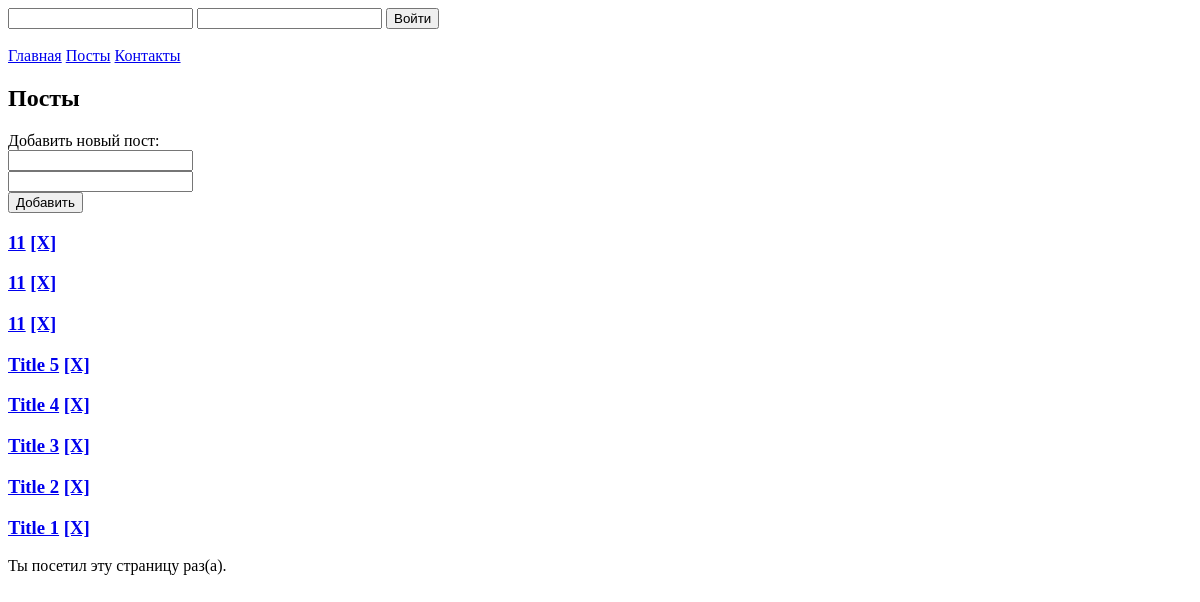
Before: / with the older database file.
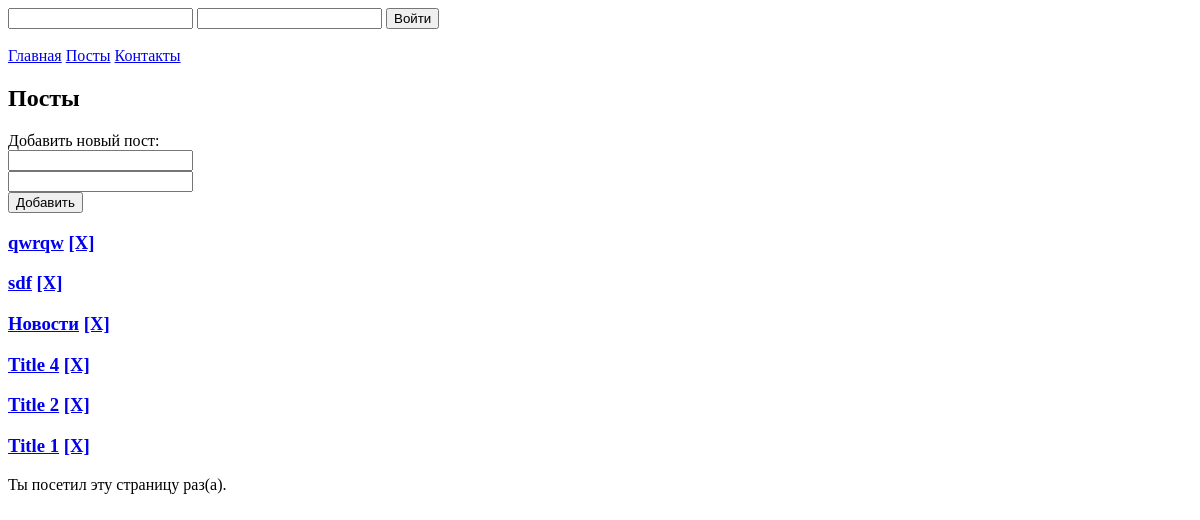
After: the same page with the newer database file.
### tables this page shows
CREATE TABLE `posts` (
	`id` INTEGER  PRIMARY KEY AUTOINCREMENT UNIQUE,
	`title` TEXT NOT NULL,
	`text` TEXT NOT NULL,
	`id_category` INTEGER,
FOREIGN KEY(`id_category`) REFERENCES `categories`(`id`) ON DELETE RESTRICT
);

### src/core/Render.php (called while the page is built, shortened)
<?php
class Render implements IRender
{
    public function renderTemplate($template, $params = []): string
    {
        extract($params);
        include '../src/views/' . $template . ".php";
        return ob_get_clean();
    }
}

### src/model/Post.php (called while the page is built, shortened)
<?php
class Post extends Model
{
    protected static function getTableName(): string
    {
        return 'posts';
    }
}

### src/model/DbModel.php (called while the page is built, shortened)
<?php
abstract class DbModel implements IModel
{
    public static function getAll()
    {
        $table = static::getTableName();
        $sql = "SELECT * FROM $table ORDER BY id DESC";
        return Db::getInstance()->queryAll($sql);
    }
}

### src/traits/TSingletone.php (called while the page is built, shortened)
<?php
trait TSingletone
{
    private static ?Db $instance = null;
    public static function getInstance(): Db
    {
        if (is_null(static::$instance)) {
            static::$instance = new static();
        }
        return static::$instance;
    }
}

### src/core/Db.php (called while the page is built, shortened)
<?php
class Db
{
    private array $config = [
        'driver' => 'sqlite',
        'host' => 'localhost',
        'login' => '',
        'password' => '',
        'database' => 'blog.db'
    ];
    private ?PDO $connection = null;
    private function getConnection(): PDO
    {
        if (is_null($this->connection)) {
            $this->connection = new PDO("{$this->config['driver']}:../{$this->config['database']}");
            $this->connection->setAttribute(PDO::ATTR_DEFAULT_FETCH_MODE, PDO::FETCH_ASSOC);
        }
        return $this->connection;
    }
    private function query(string $sql, array $params = []): PDOStatement
    {
        $pdoStatement = $this->getConnection()->prepare($sql);
        $pdoStatement->execute($params);
        return $pdoStatement;
    }
    public function queryAll($sql): bool|array
    {
        return $this->query($sql)->fetchAll();
    }
}

### src/views/posts/index.php (the view, shortened to what this page needs)
<h2>Посты</h2>
Добавить новый пост:<br>
<form action="/?c=posts&a=save" method="post">
    <input type="text" name="title"><br>
    <input type="text" name="text"><br>
    <input type="submit" value="Добавить">
</form>
      <?php foreach ($posts as $post):?>
          <div id="">
              <h3><a href="/?c=posts&a=show&id=<?=$post['id']?>"><?=$post['title']?></a>
                  <a href="/?c=posts&a=delete&id=<?=$post['id']?>">[X]</a>
              </h3>
          </div>
      <?php endforeach; ?>

Changed rows visible on the page:
removed posts: title "11"
removed posts: title "11"
removed posts: title "11"
removed posts: title "Title 5"
removed posts: title "Title 3"
added posts: title "qwrqw"
added posts: title "sdf"
added posts: title "Новости"
